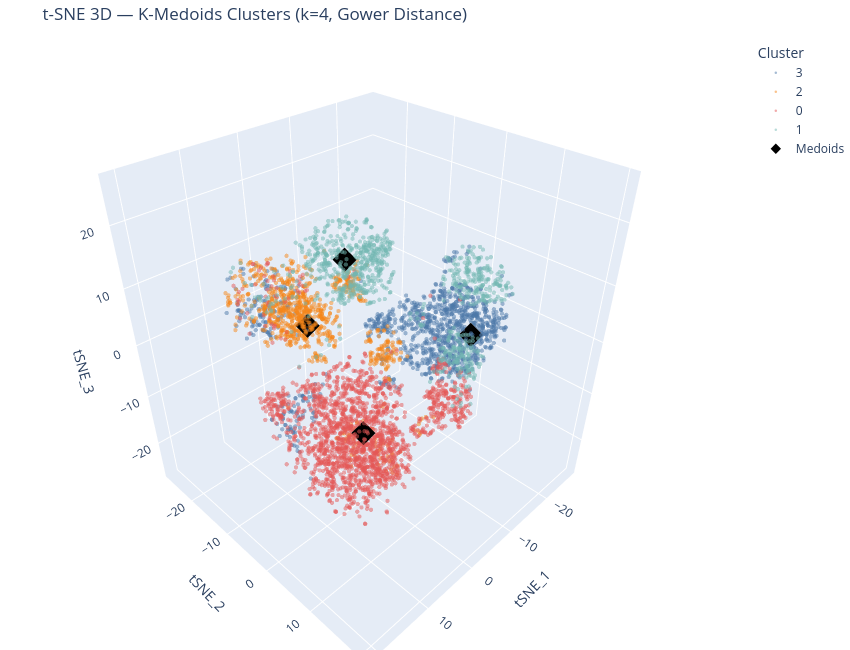

Source (notebook cell):
### Code cell
# t-SNE 3D coloured by cluster
tsne_3d_df = pd.DataFrame({
    'tSNE_1': Y_3d[:, 0],
    'tSNE_2': Y_3d[:, 1],
    'tSNE_3': Y_3d[:, 2],
    'Cluster': cluster_labels.astype(str)
})

fig_clusters = px.scatter_3d(
    tsne_3d_df, x='tSNE_1', y='tSNE_2', z='tSNE_3',
    color='Cluster',
    title=f't-SNE 3D — K-Medoids Clusters (k={N_CLUSTERS}, Gower Distance)',
    opacity=0.5,
    color_discrete_sequence=px.colors.qualitative.T10
)
fig_clusters.update_traces(marker=dict(size=2.5))

# Mark medoids
fig_clusters.add_trace(go.Scatter3d(
    x=Y_3d[medoid_indices, 0],
    y=Y_3d[medoid_indices, 1],
    z=Y_3d[medoid_indices, 2],
    mode='markers',
    marker=dict(size=8, color='black', symbol='diamond'),
    name='Medoids'
))

fig_clusters.update_layout(
    width=850, height=650,
    margin=dict(l=0, r=0, b=0, t=40)
)
fig_clusters.show()

### Figure 1 — Plotly figure (JSON) as saved in the notebook; plotly's stock layout.template omitted (floating-point values rounded to 4 significant figures; data arrays with more than 128 entries replaced by an {"elided": "..."} marker saying what was removed)
{"data": [{"hovertemplate": "Cluster=3<br>tSNE_1=%{x}<br>tSNE_2=%{y}<br>tSNE_3=%{z}<extra></extra>", "legendgroup": "3", "marker": {"color": "#4C78A8", "opacity": 0.5, "size": 2.5, "symbol": "circle"}, "mode": "markers", "name": "3", "scene": "scene", "showlegend": true, "type": "scatter3d", "x": {"elided": "1218 float values"}, "y": {"elided": "1218 float values"}, "z": {"elided": "1218 float values"}}, {"hovertemplate": "Cluster=2<br>tSNE_1=%{x}<br>tSNE_2=%{y}<br>tSNE_3=%{z}<extra></extra>", "legendgroup": "2", "marker": {"color": "#F58518", "opacity": 0.5, "size": 2.5, "symbol": "circle"}, "mode": "markers", "name": "2", "scene": "scene", "showlegend": true, "type": "scatter3d", "x": {"elided": "924 float values"}, "y": {"elided": "924 float values"}, "z": {"elided": "924 float values"}}, {"hovertemplate": "Cluster=0<br>tSNE_1=%{x}<br>tSNE_2=%{y}<br>tSNE_3=%{z}<extra></extra>", "legendgroup": "0", "marker": {"color": "#E45756", "opacity": 0.5, "size": 2.5, "symbol": "circle"}, "mode": "markers", "name": "0", "scene": "scene", "showlegend": true, "type": "scatter3d", "x": {"elided": "1944 float values"}, "y": {"elided": "1944 float values"}, "z": {"elided": "1944 float values"}}, {"hovertemplate": "Cluster=1<br>tSNE_1=%{x}<br>tSNE_2=%{y}<br>tSNE_3=%{z}<extra></extra>", "legendgroup": "1", "marker": {"color": "#72B7B2", "opacity": 0.5, "size": 2.5, "symbol": "circle"}, "mode": "markers", "name": "1", "scene": "scene", "showlegend": true, "type": "scatter3d", "x": {"elided": "914 float values"}, "y": {"elided": "914 float values"}, "z": {"elided": "914 float values"}}, {"marker": {"color": "black", "size": 8, "symbol": "diamond"}, "mode": "markers", "name": "Medoids", "type": "scatter3d", "x": [7.495, 5.231, -1.757, -17.41], "y": [5.892, 0.3924, -16.47, 4.828], "z": [-5.529, 19.16, -2.246, -1.32]}], "layout": {"height": 650, "legend": {"title": {"text": "Cluster"}, "tracegroupgap": 0}, "margin": {"b": 0, "l": 0, "r": 0, "t": 40}, "scene": {"domain": {"x": [0, 1], "y": [0, 1]}, "xaxis": {"title": {"text": "tSNE_1"}}, "yaxis": {"title": {"text": "tSNE_2"}}, "zaxis": {"title": {"text": "tSNE_3"}}}, "title": {"text": "t-SNE 3D — K-Medoids Clusters (k=4, Gower Distance)"}, "width": 850}}
